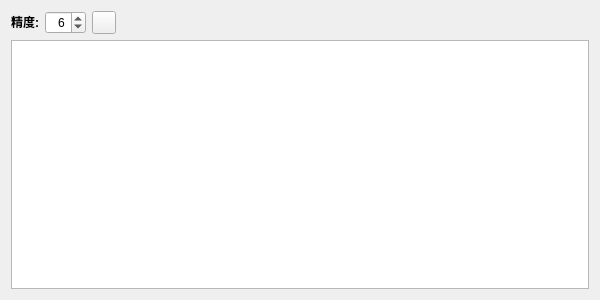
<?xml version="1.0" encoding="UTF-8"?>
<ui version="4.0">
 <class>igwSpreadSheet</class>
 <widget class="QWidget" name="igwSpreadSheet">
  <property name="geometry">
   <rect>
    <x>0</x>
    <y>0</y>
    <width>600</width>
    <height>300</height>
   </rect>
  </property>
  <property name="sizePolicy">
   <sizepolicy hsizetype="Preferred" vsizetype="Preferred">
    <horstretch>0</horstretch>
    <verstretch>0</verstretch>
   </sizepolicy>
  </property>
  <property name="minimumSize">
   <size>
    <width>600</width>
    <height>0</height>
   </size>
  </property>
  <property name="windowTitle">
   <string>Form</string>
  </property>
  <layout class="QVBoxLayout" name="verticalLayout_4">
   <property name="sizeConstraint">
    <enum>QLayout::SetMinimumSize</enum>
   </property>
   <item>
    <layout class="QHBoxLayout" name="horizontalLayout">
     <property name="sizeConstraint">
      <enum>QLayout::SetDefaultConstraint</enum>
     </property>
     <item>
      <widget class="QLabel" name="label_Precision">
       <property name="sizePolicy">
        <sizepolicy hsizetype="Fixed" vsizetype="Fixed">
         <horstretch>0</horstretch>
         <verstretch>0</verstretch>
        </sizepolicy>
       </property>
       <property name="font">
        <font>
         <weight>75</weight>
         <bold>true</bold>
        </font>
       </property>
       <property name="text">
        <string>精度:</string>
       </property>
      </widget>
     </item>
     <item>
      <widget class="QSpinBox" name="spinBoxPrecision">
       <property name="alignment">
        <set>Qt::AlignRight|Qt::AlignTrailing|Qt::AlignVCenter</set>
       </property>
       <property name="maximum">
        <number>32</number>
       </property>
       <property name="value">
        <number>6</number>
       </property>
      </widget>
     </item>
     <item>
      <widget class="QToolButton" name="ExportSpreadsheet">
       <property name="icon">
        <iconset resource="../res.qrc">
         <normaloff>:/igwWidgets/Icons/Widgets/Resources/Icons/igwSaveCSV.png</normaloff>:/igwWidgets/Icons/Widgets/Resources/Icons/igwSaveCSV.png</iconset>
       </property>
      </widget>
     </item>
     <item>
      <spacer name="horizontalSpacer">
       <property name="orientation">
        <enum>Qt::Horizontal</enum>
       </property>
       <property name="sizeHint" stdset="0">
        <size>
         <width>40</width>
         <height>20</height>
        </size>
       </property>
      </spacer>
     </item>
    </layout>
   </item>
   <item>
    <widget class="QTableView" name="tableView">
     <attribute name="horizontalHeaderStretchLastSection">
      <bool>true</bool>
     </attribute>
    </widget>
   </item>
  </layout>
  <action name="actionExportSpreadSheet">
   <property name="icon">
    <iconset resource="../res.qrc">
     <normaloff>:/igwWidgets/Icons/Widgets/Resources/Icons/igwSaveCSV.png</normaloff>:/igwWidgets/Icons/Widgets/Resources/Icons/igwSaveCSV.png</iconset>
   </property>
   <property name="text">
    <string>ExportSpreadSheet</string>
   </property>
   <property name="toolTip">
    <string>导出文件为CSV或者txt文件</string>
   </property>
  </action>
 </widget>
 <resources>
  <include location="../res.qrc"/>
 </resources>
 <connections/>
</ui>
